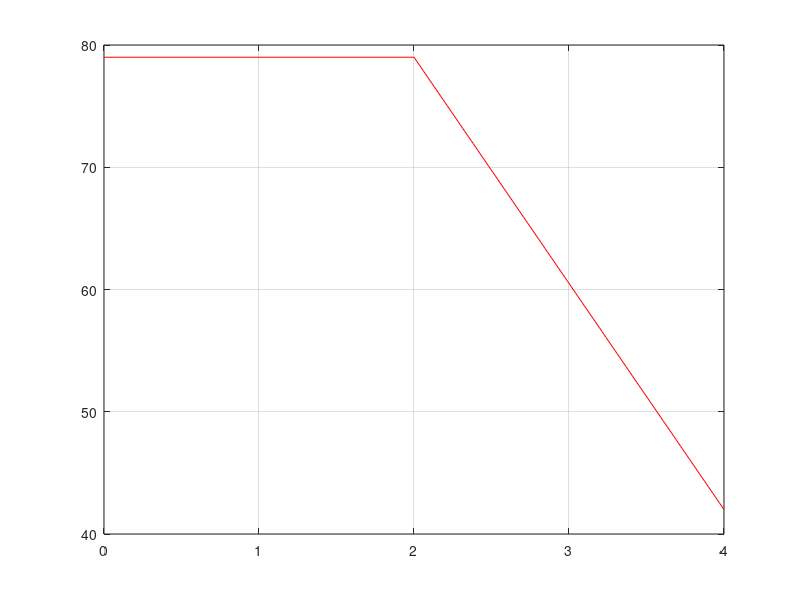

MATLAB code to generate this figure: (Note: this script raises an error after producing the figure.)


x = [0 2 4]
y = [79 79 42]

plot(x, y, 'red')
hold on
grid
plot([2.23 3.85], [75 45], 'blue O')
axis([0 4 40 85])

title('Velocity wrt Time During Maximum Braking')
xlabel('Time [s]')
ylabel('V [MPH]')